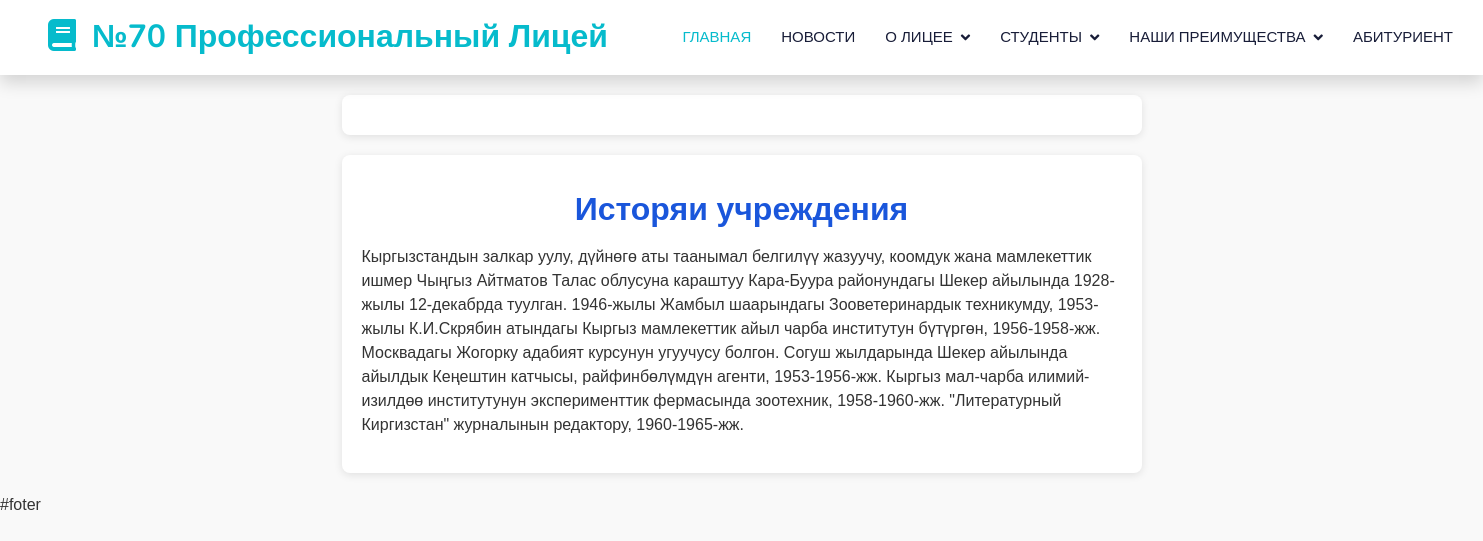
The page /content/about on the database its author committed.
### content/models.py (models this page shows, shortened)
class InstitutionHistory(models.Model):
    title = models.CharField(max_length=200, verbose_name="Заголовок истории")
    description = models.TextField(verbose_name="Описание истории", max_length=2000)
    class Meta:
        verbose_name = "История учреждения"
        verbose_name_plural = "История учреждения"

### content/views.py (the view)
# urls.py: path('about', views.about, name='about'),
def about(request):
        context = {
            'professions': Profession.objects.all(),
            'about': About.objects.all(),
            'histories': InstitutionHistory.objects.all(),
            'achievements': Achievement.objects.all(),
        }
        return render(request, 'content/about.html', context)

### content/templates/content/about.html (shortened to what this page needs)
{% extends 'luceum/base.html' %}
{% load static %}
{% block content %}
     <main>
        <section class="about-hero">
            <div class="container">
            </div>
        </section>
        <section class="history">
            <div class="container">
                  {% for history in histories %}
                <h2 style="text-align: center; margin-top: 1rem ; color: #1a56db;  margin-bottom: 1rem;" >{{ history.title }}</h2>
        <p>{{ history.description }}</p>
         {% endfor %}
            </div>
        </section>
    </main>
    {% endblock %}

### luceum/static/css/style.css (style rules this page uses)
:root { --primary: #06BBCC; --light: #F0FBFC; --dark: #181d38; }
body { font-family: Arial, sans-serif; background-color: #f9f9f9; margin: 0; padding: 0; color: #333; }
.container { max-width: 800px; margin: 20px auto; background: #fff; padding: 20px; border-radius: 8px; box-shadow: 0 2px 8px rgba(0,0,0,0.1); }

### rows shown on the page
InstitutionHistory: title "Исторяи учреждения", description "Кыргызстандын залкар уулу, дүйнөгө аты таанымал белгилүү жазуучу, коомдук жана мамлекеттик ишмер Чыңгыз Айтматов Талас облусуна караштуу Кара-Буура районундагы Шекер айылында 1928-жылы 12-декабрда туулган. 1946-жылы Жамбыл шаарындагы Зооветеринардык техникумду, 1953-жылы К.И.Скрябин атындагы Кыргыз мамлекеттик айыл чарба институтун бүтүргөн, 1956-1958-жж. Москвадагы Жогорку адабият курсунун угуучусу болгон. Согуш жылдарында Шекер айылында айылдык Кеңештин катчысы, райфинбөлүмдүн агенти, 1953-1956-жж. Кыргыз мал-чарба илимий-изилдөө институтунун эксперименттик фермасында зоотехник, 1958-1960-жж. \"Литературный Киргизстан\" журналынын редактору, 1960-1965-жж."
